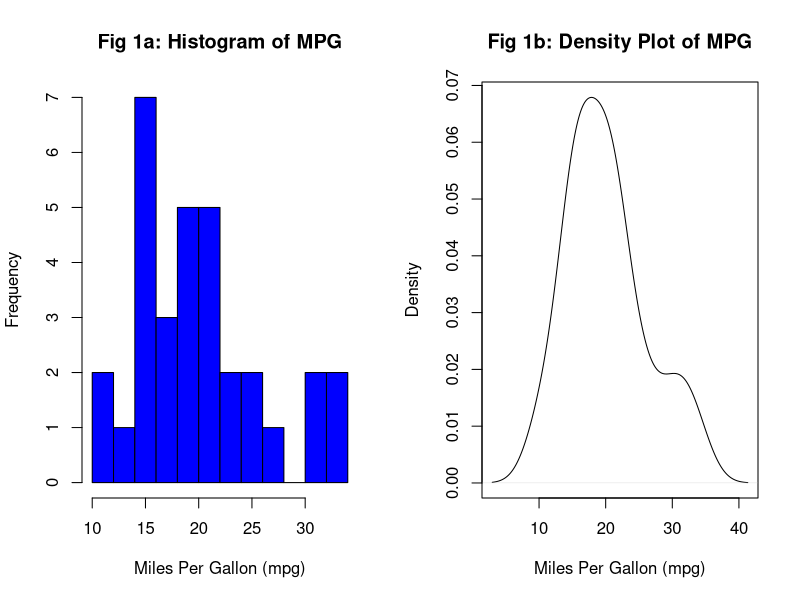
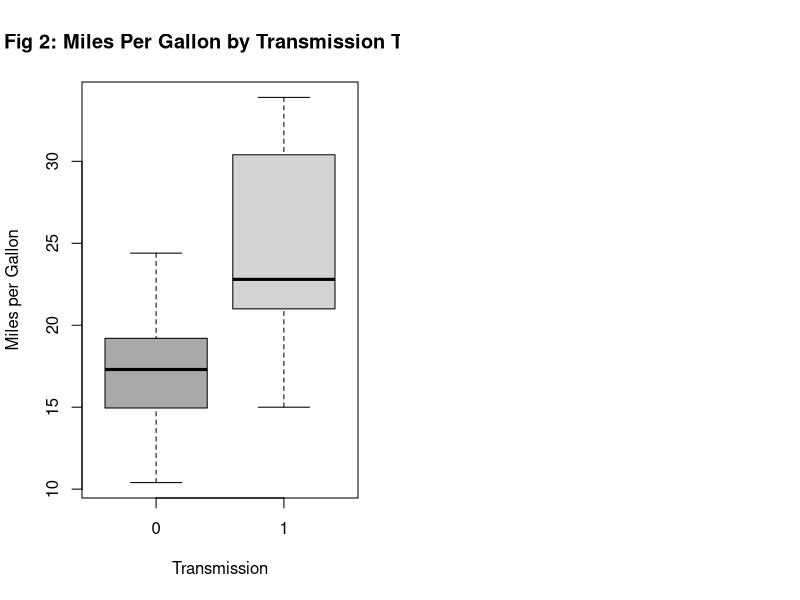
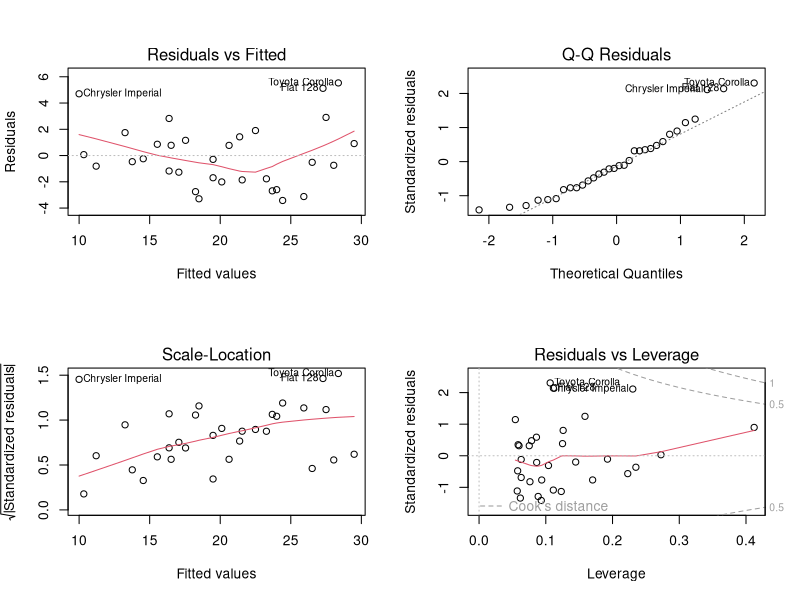

The R source for these figures, in order:
## ---- chunk 1
data(mtcars)
## ---- chunk 2
t.test(mtcars$mpg~mtcars$am,conf.level=0.95)
## ---- chunk 3
lm<-lm(mpg~factor(am)-1,data=mtcars)
## ---- chunk 4
mlm<-lm(mpg~factor(am)+wt+hp,data=mtcars)
anova(lm,mlm)
## ---- chunk 5
par(mfrow = c(1, 2))
hist(mtcars$mpg, breaks=15, col="blue", xlab="Miles Per Gallon (mpg)",
   main="Fig 1a: Histogram of MPG")
xfit<-seq(min(mtcars$mpg),max(mtcars$mpg))
yfit<-dnorm(xfit,mean=mean(mtcars$mpg),sd=sd(mtcars$mpg))
plot(density(mtcars$mpg), xlab = "Miles Per Gallon (mpg)", main ="Fig 1b: Density Plot of MPG")
## ---- chunk 6
boxplot(mpg~am, data = mtcars,
        col = c("dark grey", "light grey"),
        xlab = "Transmission",
        ylab = "Miles per Gallon",
        main = "Fig 2: Miles Per Gallon by Transmission Type")
## ---- chunk 7
summary(lm)
## ---- chunk 8
summary(mlm)
## ---- chunk 9
imlm<-lm(mpg~factor(am)+wt+hp+factor(am):wt+factor(am):hp,data=mtcars)
summary(mlm)
## ---- chunk 10
par(mfrow = c(2,2))
plot(mlm)
